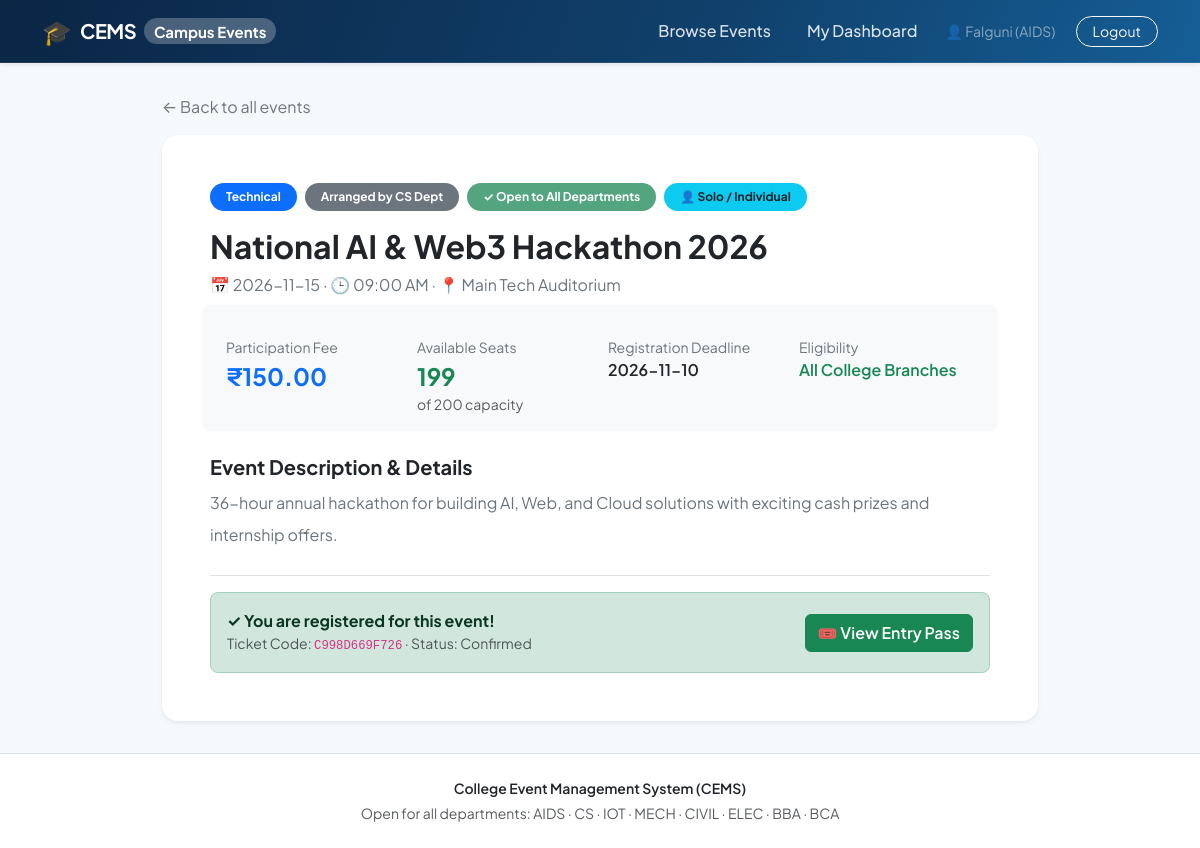
Page /event/1 (signed in) on the committed database.
### app.py (models this page shows, shortened)
class User(db.Model):
    id = db.Column(db.Integer, primary_key=True)
    name = db.Column(db.String(120), nullable=False)
    email = db.Column(db.String(180), unique=True, nullable=False)
    password_hash = db.Column(db.String(255), nullable=False)
    department = db.Column(db.String(40), default="")
    role = db.Column(db.String(20), default="student")  # student/admin/organizer
    created_at = db.Column(db.DateTime, default=datetime.utcnow)

class Event(db.Model):
    id = db.Column(db.Integer, primary_key=True)
    title = db.Column(db.String(180), nullable=False)
    category = db.Column(db.String(30), nullable=False)  # Technical, Non-Technical
    department = db.Column(db.String(40), nullable=False)  # Arranging Department
    event_type = db.Column(db.String(20), default="Individual")  # Individual, Team
    min_team_size = db.Column(db.Integer, default=1)
    max_team_size = db.Column(db.Integer, default=1)
    event_date = db.Column(db.String(20), nullable=False)
    event_time = db.Column(db.String(30), default="")
    venue = db.Column(db.String(180), nullable=False)
    description = db.Column(db.Text, default="")
    deadline = db.Column(db.String(20), default="")
    fee = db.Column(db.Float, default=0)
    capacity = db.Column(db.Integer, default=100)
    poster = db.Column(db.String(255), default="")
    status = db.Column(db.String(20), default="Published")
    created_at = db.Column(db.DateTime, default=datetime.utcnow)
    @property
    def is_team_event(self):
        return self.event_type == "Team"
    @property
    def confirmed_count(self):
        return Registration.query.filter_by(event_id=self.id).count()
    @property
    def seats_left(self):
        return max(0, self.capacity - self.confirmed_count)

class Registration(db.Model):
    id = db.Column(db.Integer, primary_key=True)
    user_id = db.Column(db.Integer, db.ForeignKey("user.id"), nullable=False)
    event_id = db.Column(db.Integer, db.ForeignKey("event.id"), nullable=False)
    participation_type = db.Column(db.String(20), default="Individual")
    team_name = db.Column(db.String(120), default="")
    team_size = db.Column(db.Integer, default=1)
    team_members = db.Column(db.Text, default="")  # JSON array string
    phone = db.Column(db.String(30), default="")
    status = db.Column(db.String(30), default="Confirmed")
    payment_status = db.Column(db.String(30), default="Pending")
    payment_reference = db.Column(db.String(120), default="")
    ticket_code = db.Column(db.String(32), unique=True, default=lambda: secrets.token_hex(6).upper())
    attended = db.Column(db.Boolean, default=False)
    feedback_rating = db.Column(db.Integer, nullable=True)
    feedback = db.Column(db.Text, default="")
    created_at = db.Column(db.DateTime, default=datetime.utcnow)
    user = db.relationship("User")
    event = db.relationship("Event")
    __table_args__ = (db.UniqueConstraint("user_id", "event_id", name="unique_user_event"),)

### app.py (the view)
@app.route("/event/<int:event_id>")
def event_detail(event_id):
    event = db.get_or_404(Event, event_id)
    registration = None
    if session.get("role") == "student":
        registration = Registration.query.filter_by(user_id=session["user_id"], event_id=event.id).first()
    return render_template("event_detail.html", event=event, registration=registration)

### app.py (called while the page is built)
def current_user():
    return db.session.get(User, session.get("user_id")) if session.get("user_id") else None

@app.context_processor
def inject_globals():
    return {
        "current_user": current_user(),
        "departments": DEPARTMENTS,
        "categories": CATEGORIES,
        "event_types": EVENT_TYPES
    }

### templates/event_detail.html (shortened to what this page needs)
{% extends "base.html" %}
{% block content %}
<div class="container py-2" style="max-width: 900px;">
  <div class="mb-3">
    <a href="{{ url_for('browse_events') }}" class="text-decoration-none text-secondary">
      &larr; Back to all events
    </a>
  </div>
  <div class="card shadow-sm border-0 rounded-4 overflow-hidden">
    <div class="p-4 p-md-5">
      <div class="d-flex flex-wrap gap-2 align-items-center mb-3">
        <span class="badge {{ 'bg-primary' if event.category == 'Technical' else 'bg-warning text-dark' }} px-3 py-2 rounded-pill">
          {{ event.category }}
        </span>
        <span class="badge bg-secondary px-3 py-2 rounded-pill">
          Arranged by {{ event.department }} Dept
        </span>
        <span class="badge bg-success bg-opacity-75 text-white px-3 py-2 rounded-pill">
          &check; Open to All Departments
        </span>
        <span class="badge bg-info text-dark px-3 py-2 rounded-pill">
          {% if event.is_team_event %}
            👥 Team Event ({{ event.min_team_size }} - {{ event.max_team_size }} Members)
          {% else %}
            👤 Solo / Individual
          {% endif %}
        </span>
      </div>
      <h1 class="h2 fw-bold text-dark mb-2">{{ event.title }}</h1>
      <p class="text-secondary fs-6 mb-4">
        📅 {{ event.event_date }} {% if event.event_time %}· 🕒 {{ event.event_time }}{% endif %} · 📍 {{ event.venue }}
      </p>
      <div class="row g-3 p-3 bg-light rounded-3 mb-4">
        <div class="col-6 col-md-3">
          <small class="text-secondary d-block">Participation Fee</small>
          <span class="fs-4 fw-bold text-primary">{{ 'Free' if event.fee == 0 else '₹%.2f'|format(event.fee) }}</span>
        </div>
        <div class="col-6 col-md-3">
          <small class="text-secondary d-block">Available Seats</small>
          <span class="fs-4 fw-bold text-success">{{ event.seats_left }}</span>
          <small class="text-muted d-block">of {{ event.capacity }} capacity</small>
        </div>
        <div class="col-6 col-md-3">
          <small class="text-secondary d-block">Registration Deadline</small>
          <span class="fw-semibold text-dark">{{ event.deadline or 'Open' }}</span>
        </div>
        <div class="col-6 col-md-3">
          <small class="text-secondary d-block">Eligibility</small>
          <span class="text-success fw-semibold">All College Branches</span>
        </div>
      </div>
      <div class="mb-4">
        <h2 class="h5 fw-bold text-dark mb-2">Event Description &amp; Details</h2>
        <div class="text-secondary lh-lg" style="white-space: pre-line;">{{ event.description }}</div>
      </div>
      <div class="pt-3 border-top">
        {% if session.get('role') == 'student' %}
          {% if registration %}
            <div class="alert alert-success d-flex flex-wrap justify-content-between align-items-center rounded-3 p-3 mb-0">
              <div>
                <strong>&check; You are registered for this event!</strong>
                <div class="small text-muted">Ticket Code: <code>{{ registration.ticket_code }}</code> · Status: {{ registration.status }}</div>
              </div>
              <div class="mt-2 mt-md-0 d-flex gap-2">
                <a href="{{ url_for('view_ticket', registration_id=registration.id) }}" class="btn btn-success fw-semibold">
                  🎟️ View Entry Pass
                </a>
              </div>
            </div>
          {% endif %}
        {% elif not session.get('user_id') %}
          <div class="d-flex flex-wrap gap-2 align-items-center">
            <a class="btn btn-primary btn-lg" href="{{ url_for('student_login') }}">Student Login to Register</a>
            <a class="btn btn-outline-secondary btn-lg" href="{{ url_for('student_register') }}">Create Account</a>
          </div>
        {% else %}
          <div class="alert alert-secondary mb-0">
            You are logged in as an administrator. <a href="{{ url_for('admin_event_form', event_id=event.id) }}" class="fw-bold">Edit this event in Admin Panel</a>.
          </div>
        {% endif %}
      </div>
    </div>
  </div>
</div>
{% endblock %}

### templates/base.html (shortened to what this page needs)
<!doctype html>
<html lang="en">
<head>
  <link href="https://cdn.jsdelivr.net/npm/bootstrap@5.3.3/dist/css/bootstrap.min.css" rel="stylesheet">
  <link href="{{ url_for('static', filename='style.css') }}" rel="stylesheet">
</head>
<body>
  <nav class="navbar navbar-expand-lg navbar-dark topbar sticky-top shadow-sm py-2">
    <div class="container">
      <a class="navbar-brand fw-bold d-flex align-items-center gap-2" href="{{ url_for('index') }}">
        <span class="fs-4">🎓</span>
        <span class="tracking-tight">CEMS</span>
        <span class="badge bg-white bg-opacity-25 text-white fs-8 d-none d-sm-inline-block rounded-pill">Campus Events</span>
      </a>
      <div class="collapse navbar-collapse" id="nav">
        <div class="navbar-nav ms-auto align-items-lg-center gap-lg-1">
          <a class="nav-link px-3" href="{{ url_for('browse_events') }}">Browse Events</a>
          {% if session.get('role') == 'student' %}
            <a class="nav-link px-3" href="{{ url_for('student_dashboard') }}">My Dashboard</a>
            {% if current_user %}
              <span class="nav-item d-none d-lg-block px-2 text-white-50 small">
                👤 {{ current_user.name.split(' ')[0] }} ({{ current_user.department }})
              </span>
            {% endif %}
            <a class="btn btn-sm btn-outline-light ms-lg-2 px-3 rounded-pill" href="{{ url_for('logout') }}">Logout</a>
          {% else %}
            <a class="nav-link px-3" href="{{ url_for('student_login') }}">Student Login</a>
            <a class="nav-link px-3" href="{{ url_for('admin_login') }}">Admin Login</a>
            <a class="btn btn-sm btn-primary ms-lg-2 px-3 rounded-pill fw-semibold shadow-sm" href="{{ url_for('student_register') }}">
              Create Account
            </a>
          {% endif %}
        </div>
      </div>
    </div>
  </nav>
  <main class="container py-4 flex-grow-1">
    {% block content %}{% endblock %}
  </main>
  <footer class="footer mt-auto py-4 bg-white border-top text-center text-secondary small no-print">
    <div class="container">
      <div class="fw-semibold text-dark">College Event Management System (CEMS)</div>
      <div class="text-muted mt-1">
        Open for all departments: AIDS · CS · IOT · MECH · CIVIL · ELEC · BBA · BCA
      </div>
    </div>
  </footer>
</body>
</html>

### static/style.css (style rules this page uses)
:root { --primary-color: #1268e8; --primary-dark: #0b2545; --primary-light: #eef5ff; --accent-color: #f59e0b; --bg-color: #f6f9fc; --card-bg: #ffffff; --text-main: #0f172a; --text-muted: #64748b; --border-color: #e2e8f0; --font-family: 'Plus Jakarta Sans', -apple-system, BlinkMacSystemFont, "Segoe UI", Roboto, sans-serif; }
body { background-color: var(--bg-color); color: var(--text-main); font-family: var(--font-family); min-height: 100vh; display: flex; flex-direction: column; -webkit-font-smoothing: antialiased; }
.topbar { background: linear-gradient(110deg, #0b2545 0%, #10416c 60%, #155e96 100%); border-bottom: 1px solid rgba(255, 255, 255, 0.1); }
.topbar .nav-link { color: rgba(255, 255, 255, 0.85); font-weight: 500; transition: color 0.15s ease-in-out; }
.tracking-tight { letter-spacing: -0.025em; }

### rows in the picture
User: name "Falguni", department "AIDS"
Event: category "Technical", department "CS", title "National AI & Web3 Hackathon 2026", event_date "2026-11-15", event_time "09:00 AM", venue "Main Tech Auditorium", fee "₹150.00", seats_left "199", capacity "200", deadline "2026-11-10", description "36-hour annual hackathon for building AI, Web, and Cloud solutions with exciting cash prizes and internship offers."
Registration: ticket_code "C998D669F726", status "Confirmed"
